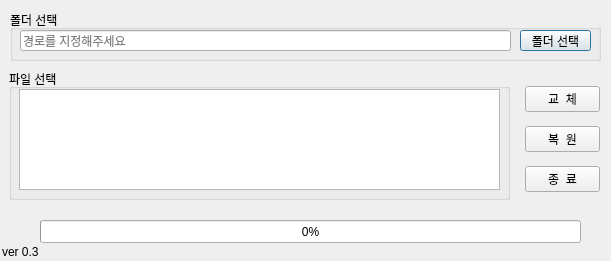
<?xml version="1.0" encoding="UTF-8"?>
<ui version="4.0">
 <class>IntroMovieSwapper</class>
 <widget class="QDialog" name="IntroMovieSwapper">
  <property name="geometry">
   <rect>
    <x>0</x>
    <y>0</y>
    <width>611</width>
    <height>261</height>
   </rect>
  </property>
  <property name="sizePolicy">
   <sizepolicy hsizetype="Fixed" vsizetype="Fixed">
    <horstretch>0</horstretch>
    <verstretch>0</verstretch>
   </sizepolicy>
  </property>
  <property name="minimumSize">
   <size>
    <width>611</width>
    <height>261</height>
   </size>
  </property>
  <property name="maximumSize">
   <size>
    <width>611</width>
    <height>261</height>
   </size>
  </property>
  <property name="contextMenuPolicy">
   <enum>Qt::NoContextMenu</enum>
  </property>
  <property name="windowTitle">
   <string>Intro Movie Swapper</string>
  </property>
  <property name="windowIcon">
   <iconset>
    <normaloff>../data/icon.png</normaloff>../data/icon.png</iconset>
  </property>
  <property name="toolTipDuration">
   <number>0</number>
  </property>
  <property name="sizeGripEnabled">
   <bool>false</bool>
  </property>
  <property name="modal">
   <bool>false</bool>
  </property>
  <widget class="QGroupBox" name="dirGroup">
   <property name="geometry">
    <rect>
     <x>10</x>
     <y>10</y>
     <width>591</width>
     <height>51</height>
    </rect>
   </property>
   <property name="title">
    <string>폴더 선택</string>
   </property>
   <widget class="QLineEdit" name="folderDir">
    <property name="geometry">
     <rect>
      <x>10</x>
      <y>20</y>
      <width>491</width>
      <height>21</height>
     </rect>
    </property>
    <property name="text">
     <string/>
    </property>
    <property name="frame">
     <bool>true</bool>
    </property>
    <property name="echoMode">
     <enum>QLineEdit::Normal</enum>
    </property>
    <property name="alignment">
     <set>Qt::AlignLeading|Qt::AlignLeft|Qt::AlignVCenter</set>
    </property>
    <property name="dragEnabled">
     <bool>true</bool>
    </property>
    <property name="readOnly">
     <bool>true</bool>
    </property>
    <property name="placeholderText">
     <string>경로를 지정해주세요</string>
    </property>
   </widget>
   <widget class="QPushButton" name="selFolder">
    <property name="geometry">
     <rect>
      <x>510</x>
      <y>20</y>
      <width>71</width>
      <height>21</height>
     </rect>
    </property>
    <property name="text">
     <string>폴더 선택</string>
    </property>
   </widget>
  </widget>
  <widget class="QGroupBox" name="seeDirGroup">
   <property name="geometry">
    <rect>
     <x>9</x>
     <y>69</y>
     <width>501</width>
     <height>131</height>
    </rect>
   </property>
   <property name="title">
    <string>파일 선택</string>
   </property>
   <widget class="QListWidget" name="dirInfo">
    <property name="geometry">
     <rect>
      <x>10</x>
      <y>20</y>
      <width>481</width>
      <height>101</height>
     </rect>
    </property>
    <property name="editTriggers">
     <set>QAbstractItemView::NoEditTriggers</set>
    </property>
    <property name="wordWrap">
     <bool>true</bool>
    </property>
   </widget>
  </widget>
  <widget class="QWidget" name="verticalLayoutWidget">
   <property name="geometry">
    <rect>
     <x>520</x>
     <y>80</y>
     <width>85</width>
     <height>121</height>
    </rect>
   </property>
   <layout class="QVBoxLayout" name="verticalLayout">
    <property name="spacing">
     <number>8</number>
    </property>
    <property name="leftMargin">
     <number>5</number>
    </property>
    <property name="rightMargin">
     <number>5</number>
    </property>
    <item>
     <widget class="QPushButton" name="fileSwap">
      <property name="text">
       <string>교  체</string>
      </property>
     </widget>
    </item>
    <item>
     <widget class="QPushButton" name="fileRestore">
      <property name="text">
       <string>복  원</string>
      </property>
     </widget>
    </item>
    <item>
     <widget class="QPushButton" name="shutDown">
      <property name="text">
       <string>종  료</string>
      </property>
     </widget>
    </item>
   </layout>
  </widget>
  <widget class="QProgressBar" name="progressBar">
   <property name="geometry">
    <rect>
     <x>40</x>
     <y>220</y>
     <width>541</width>
     <height>23</height>
    </rect>
   </property>
   <property name="value">
    <number>0</number>
   </property>
   <property name="alignment">
    <set>Qt::AlignCenter</set>
   </property>
   <property name="textVisible">
    <bool>true</bool>
   </property>
  </widget>
  <widget class="QLabel" name="Version">
   <property name="geometry">
    <rect>
     <x>0</x>
     <y>242</y>
     <width>56</width>
     <height>20</height>
    </rect>
   </property>
   <property name="font">
    <font>
     <weight>50</weight>
     <bold>false</bold>
     <kerning>true</kerning>
    </font>
   </property>
   <property name="text">
    <string>ver 0.3</string>
   </property>
   <property name="wordWrap">
    <bool>false</bool>
   </property>
   <property name="margin">
    <number>1</number>
   </property>
   <property name="indent">
    <number>2</number>
   </property>
   <property name="textInteractionFlags">
    <set>Qt::NoTextInteraction</set>
   </property>
  </widget>
 </widget>
 <resources/>
 <connections/>
</ui>
